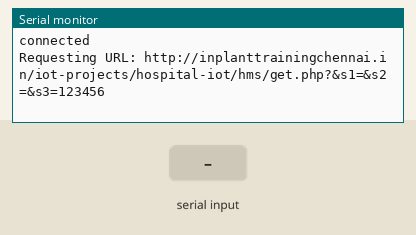
A sketch run on a simulated ESP8266 (NodeMCU). Shown: the last lines printed to the serial monitor. The inputs (shaded band) are chosen by the test bench. WiFi joins after 1.5 s; servers stay silent unless stated.

Above: at 3.7 s.
3.8 s: "1" received over Serial
At 4.2 s:
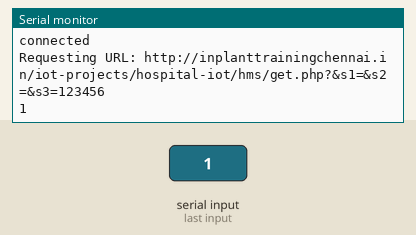
6.8 s: "0" received over Serial
At 8.0 s:
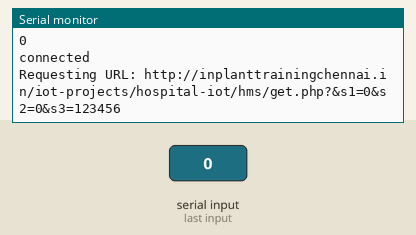
8.3 s: "2" received over Serial
At 8.9 s:
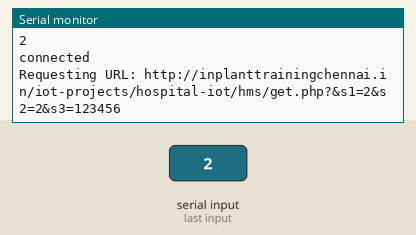
Timing chart, 0 to 11.3 s (numbered marks = the images above; inputs shaded):
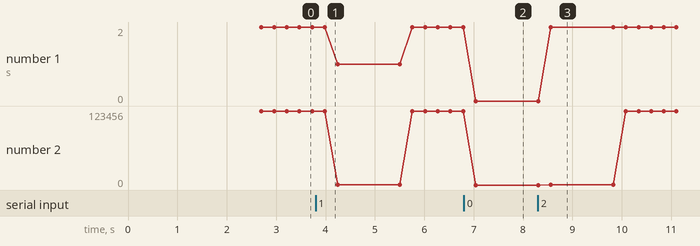

The sketch:

dht11_and_moisture_sen_data_to_database.ino
```cpp
#include <ESP8266WiFi.h>
#include <WiFiClient.h>
#include <ESP8266WebServer.h>
#include <ESP8266mDNS.h>
#include <ESP8266HTTPClient.h>


//initialize of ph variables

const char* ssid     = "a"; //Wi-Fi SSID
const char* password = "12345678"; //Wi-Fi Password

//const char* host = "192.185.129.109";

char server[] = "www.inplanttrainingchennai.in";
String str;
WiFiClient client;
void setup()
{


  Serial.begin(9600);
  WiFi.mode(WIFI_OFF);                    //Prevents reconnection issue (taking too long to connect)
  delay(1000);
  WiFi.mode(WIFI_STA);                      //This line hides the viewing of ESP as wifi hotspot
  WiFi.begin(ssid, password);               //Connect to your WiFi router
  Serial.println("");
  Serial.print("Connecting");
  // Wait for connection
  while (WiFi.status() != WL_CONNECTED)
  {
    delay(500);
    Serial.print(".");
  }

  //If connection successful show IP address in serial monitor
  Serial.println("");
  Serial.print("Connected to ");
  Serial.println(ssid);
  Serial.print("IP address: ");
  Serial.println(WiFi.localIP());  //IP address assigned to your ESP
}
void loop()
{
    Sending_To_DB();

str="";
if(Serial.available()>0)
{
  char value=Serial.read();
  //Serial.write(data);
  str+=value;
  Serial.println(str);
  Sending_To_DB();
  delay(1000);

  }
}


void Sending_To_DB()   //CONNECTING WITH MYSQL
{
  if (client.connect(server, 80)) {
    Serial.println("connected");
    String url = "http://inplanttrainingchennai.in/iot-projects/hospital-iot/hms/get.php?";
    url += "&s1=";
    url += str;
    url += "&s2=";
    url += str;
    url += "&s3=";
    url += 123456;


    // This will send the request to the server
    Serial.print("Requesting URL: ");
    Serial.println(url);
    client.print(String("GET ") + url + " HTTP/1.1\r\n" +
                 "Host: " + server + "\r\n" +
                 "Connection: close\r\n\r\n");
  }
  else {
    // if you didn't get a connection to the server:
    Serial.println("connection failed");
  }
  client.stop();
}
```

Measured:
- after the input at 3.8 s, the serial monitor: prints a new line after 0.24 s (image 1)
- after the input at 6.8 s, the serial monitor: prints a new line at once (image 2)
- after the input at 8.3 s, the serial monitor: prints a new line after 0.06 s (image 3)
- plotted number 1: 2 → 0 after the input at 6.8 s
- plotted number 2: 123456 → 0 after the input at 6.8 s
